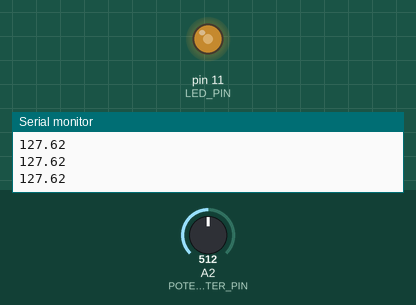
This sketch was run on a simulated Arduino Uno, built with avr-gcc and run on an emulated ATmega328P. Shown: output pins drawn as LEDs (lit = HIGH), the last lines printed to the serial monitor. Inputs (shaded band) come from the test bench; at power-on: A2 (POTENTIOMETER_PIN) = 512.

Above: at 1.2 s.
1.3 s: A2 (POTENTIOMETER_PIN) set to 716
At 1.8 s:
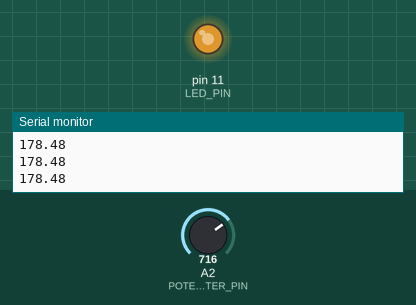
2.8 s: A2 (POTENTIOMETER_PIN) set to 900
At 4.0 s:
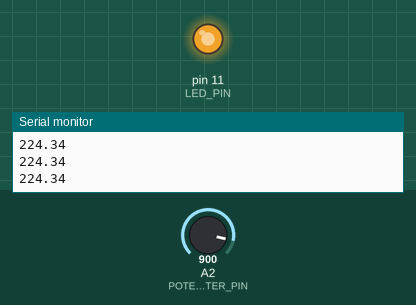
4.3 s: A2 (POTENTIOMETER_PIN) set to 122
At 5.1 s:
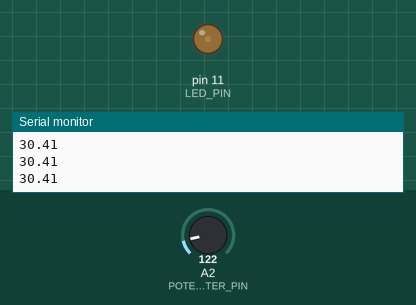
5.8 s: A2 (POTENTIOMETER_PIN) set to 0
At 6.1 s:
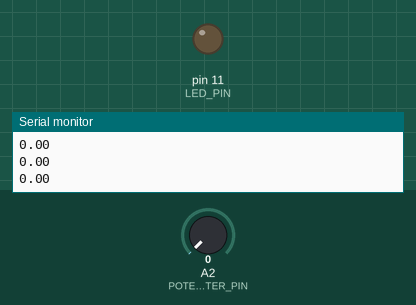
7.3 s: A2 (POTENTIOMETER_PIN) set to 511
At 8.7 s:
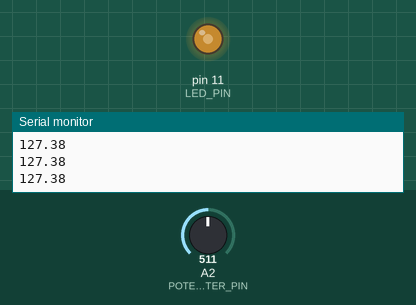
Timing chart, 0 to 9.8 s (numbered marks = the images above; inputs shaded):
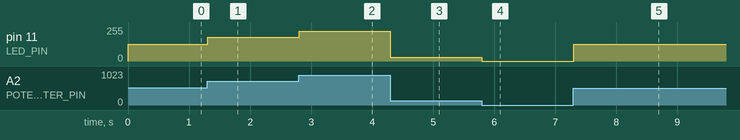

The sketch:

07_flickering_with_potentiometer.ino
```cpp
const int POTENTIOMETER_PIN = A2;
const int LED_PIN = 11;
int potentiometerValue = 0;
float ledValue = 0;

void setup()
{
    pinMode(POTENTIOMETER_PIN, INPUT);
    pinMode(LED_PIN, OUTPUT);
    Serial.begin(9600);
}

void loop()
{
    potentiometerValue = analogRead(POTENTIOMETER_PIN);
    ledValue = (255. / 1023.) * potentiometerValue;
    analogWrite(LED_PIN, ledValue);
    Serial.println(ledValue);
}
```

Measured:
- after the input at 1.3 s, pin 11 (LED_PIN): 127/255 → 178/255 at once
- after the input at 2.8 s, pin 11 (LED_PIN): 178/255 → 224/255 at once
- after the input at 4.3 s, pin 11 (LED_PIN): 224/255 → 30/255 at once
- after the input at 5.8 s, pin 11 (LED_PIN): 30/255 → 0/255 at once
- after the input at 7.3 s, pin 11 (LED_PIN): 0/255 → 127/255 at once
